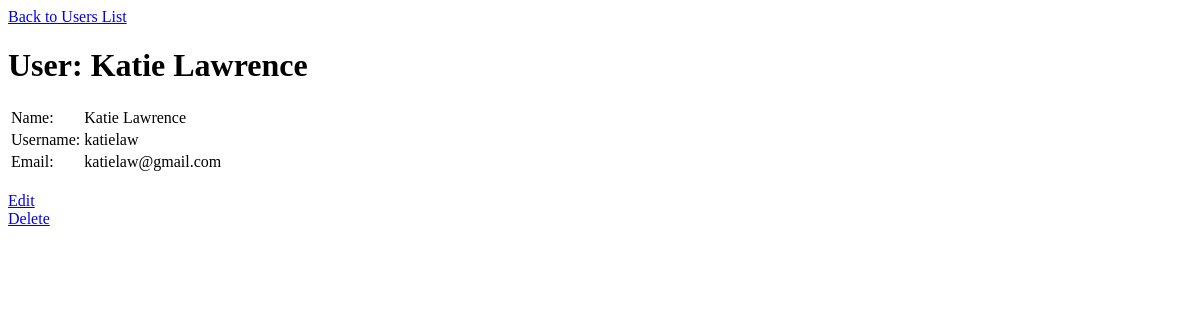
Before: /staff/users/show.php?id=9 with the older database file.
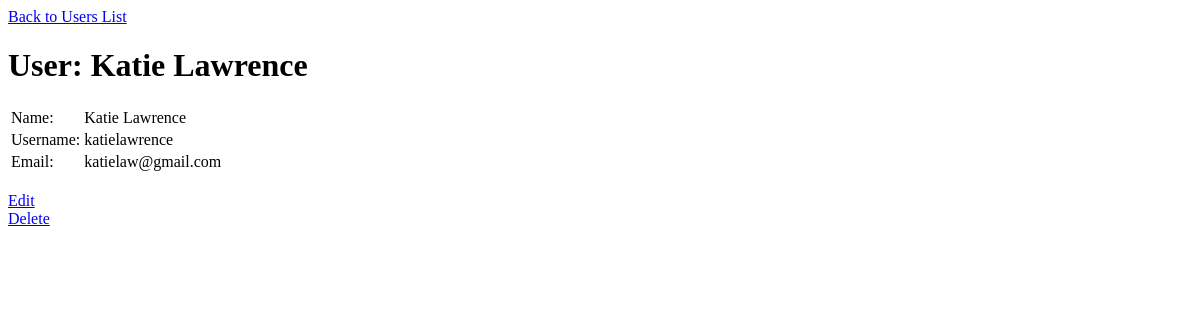
After: the same page with the newer database file.
### tables this page shows
CREATE TABLE `users` (
  `id` int(11) NOT NULL AUTO_INCREMENT,
  `first_name` varchar(255) DEFAULT NULL,
  `last_name` varchar(255) DEFAULT NULL,
  `email` varchar(255) DEFAULT NULL,
  `username` varchar(255) DEFAULT NULL,
  `created_at` datetime DEFAULT NULL,
  PRIMARY KEY (`id`)
);

### private/functions.php (called while the page is built, shortened)
<?php
  function h($string="") {
    return htmlspecialchars($string);
  }
  function u($string="") {
    return urlencode($string);
  }
?>

### private/query_functions.php (called while the page is built, shortened)
<?php
  function find_user_by_id($id=0) {
    global $db;
    $sql = "SELECT * FROM users WHERE id='" . $id . "' LIMIT 1;";
    $users_result = db_query($db, $sql);
    return $users_result;
  }
?>

### private/database.php (called while the page is built, shortened)
<?php
  function db_query($connection, $sql) {
    $result_set = mysqli_query($connection, $sql);
    return $result_set;
  }
  function db_fetch_assoc($result_set) {
    return mysqli_fetch_assoc($result_set);
  }
?>

### public/staff/users/show.php (the view, shortened to what this page needs)
<?php
require_once('../../../private/initialize.php');
if(!isset($_GET['id'])) {
  redirect_to('index.php');
} else {
  $id = $_GET['id'];
  $id = h($id);
}
$users_result = find_user_by_id($id);
$user = db_fetch_assoc($users_result);
?>
<?php include(SHARED_PATH . '/header.php'); ?>
<div id="main-content">
  <a href="index.php">Back to Users List</a><br />
  <h1>User: <?php echo h($user['first_name']) . " " . h($user['last_name']); ?></h1>
  <?php
    echo "<table id=\"user\">";
    echo "<tr>";
    echo "<td>Name: </td>";
    echo "<td>" . h($user['first_name']) . " " . h($user['last_name']) . "</td>";
    echo "</tr>";
    echo "<tr>";
    echo "<td>Username: </td>";
    echo "<td>" . h($user['username']) . "</td>";
    echo "</tr>";
    echo "<tr>";
    echo "<td>Email: </td>";
    echo "<td>" . h($user['email']) . "</td>";
    echo "</tr>";
    echo "</table>";
  ?>
  <br />
  <a href="edit.php?id=<?php echo u($user['id']); ?>">Edit</a><br />
  <a href="delete.php?id=<?php echo u($user['id']); ?>">Delete</a><br />
</div>
<?php include(SHARED_PATH . '/footer.php'); ?>

Changed rows visible on the page:
changed users "Katie": username "katielaw" → "katielawrence"
